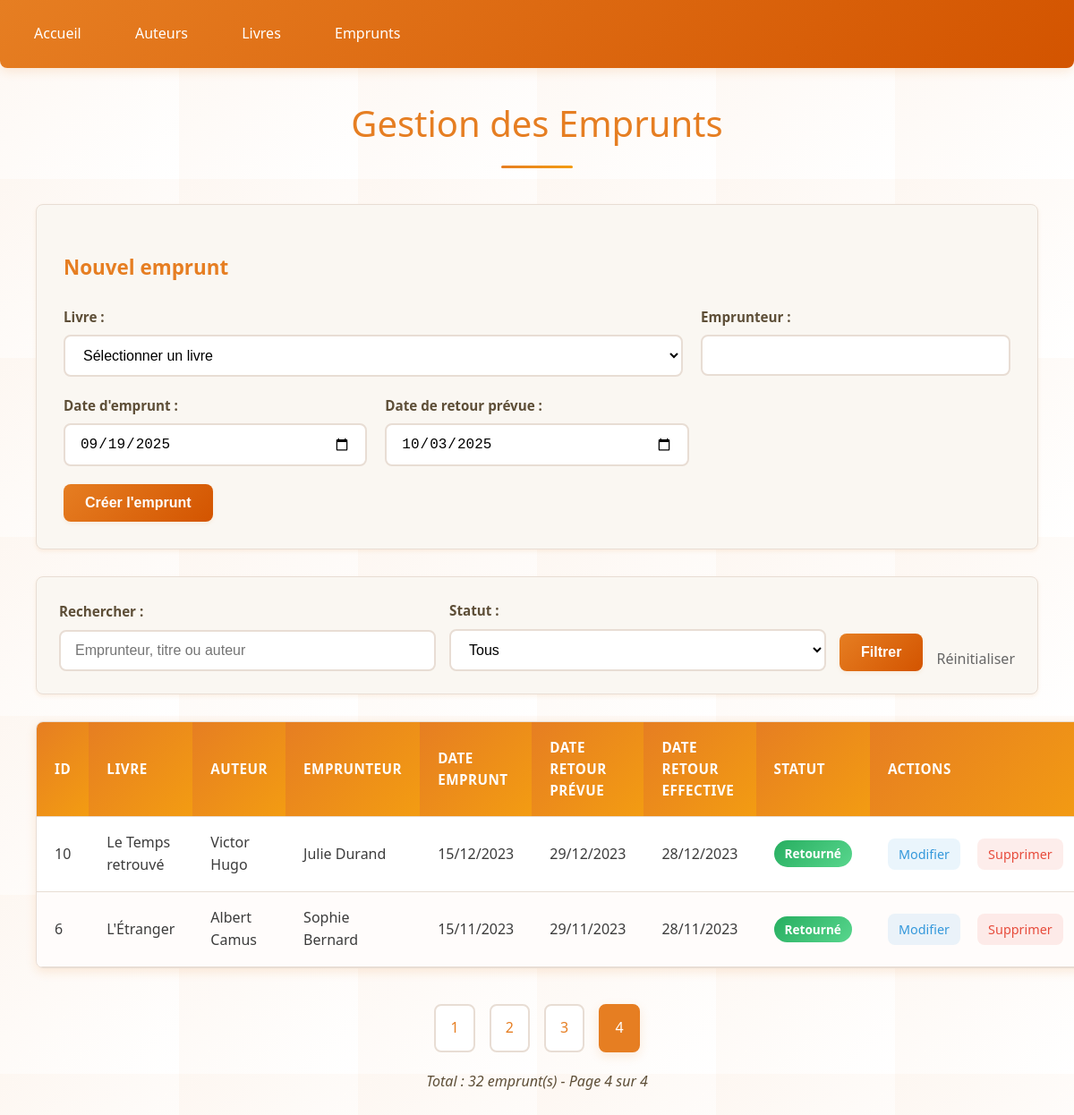
/emprunts_commente.php?page=4, run on the app's committed database.
### tables this page shows
CREATE TABLE IF NOT EXISTS `emprunts` (
  `id_emprunt` int NOT NULL AUTO_INCREMENT,
  `id_livre` int DEFAULT NULL,
  `nom_emprunteur` varchar(100) NOT NULL,
  `date_emprunt` date NOT NULL,
  `date_retour_prevue` date NOT NULL,
  `date_retour_effective` date DEFAULT NULL,
  PRIMARY KEY (`id_emprunt`),
  KEY `id_livre` (`id_livre`)
);

CREATE TABLE IF NOT EXISTS `livres` (
  `id_livre` int NOT NULL AUTO_INCREMENT,
  `titre` varchar(200) NOT NULL,
  `id_auteur` int DEFAULT NULL,
  `categorie` varchar(50) DEFAULT NULL,
  `isbn` varchar(13) DEFAULT NULL,
  `annee_publication` int DEFAULT NULL,
  `disponible` tinyint(1) DEFAULT '1',
  PRIMARY KEY (`id_livre`),
  KEY `id_auteur` (`id_auteur`)
);

### emprunts_commente.php (the view, shortened to what this page needs)
<?php
require_once 'config.php';
$search = $_GET['search'] ?? '';
$page = max(1, $_GET['page'] ?? 1);
$limit = 10;
$offset = ($page - 1) * $limit;
$whereConditions = [];
$params = [];
$whereClause = $whereConditions ? "WHERE " . implode(" AND ", $whereConditions) : "";
$countStmt = $pdo->prepare("
    SELECT COUNT(*)
    FROM emprunts e
    JOIN livres l ON e.id_livre = l.id_livre      -- Jointure avec les livres
    JOIN auteurs a ON l.id_auteur = a.id_auteur   -- Jointure avec les auteurs
    $whereClause
");
$countStmt->execute($params);
$total = $countStmt->fetchColumn();
$totalPages = ceil($total / $limit);
$stmt = $pdo->prepare("
    SELECT e.*,                                    -- Toutes les colonnes de emprunts
           l.titre,                                -- Titre du livre
           CONCAT(a.prenom, ' ', a.nom) as auteur, -- Nom complet de l'auteur
           -- CASE WHEN : équivalent SQL du if/else
           -- Calcul du statut d'affichage
           CASE
               WHEN e.date_retour_effective IS NULL THEN 'En cours'
               ELSE 'Retourné'
           END as statut_emprunt,
           -- Calcul du nombre de jours de retard (si applicable)
           CASE
               -- Si non retourné ET date prévue dépassée
               WHEN e.date_retour_effective IS NULL AND e.date_retour_prevue < CURDATE()
               -- DATEDIFF : calcule la différence en jours entre deux dates
               THEN CONCAT(DATEDIFF(CURDATE(), e.date_retour_prevue), ' jours')
               ELSE NULL  -- Pas de retard
           END as retard
    FROM emprunts e
    JOIN livres l ON e.id_livre = l.id_livre
    JOIN auteurs a ON l.id_auteur = a.id_auteur
    $whereClause
    ORDER BY e.date_emprunt DESC  -- Les emprunts les plus récents en premier
    LIMIT $limit OFFSET $offset
");
$stmt->execute($params);
$emprunts = $stmt->fetchAll();
$editEmprunt = null;
?>
<!DOCTYPE html>
<html lang="fr">
<head>
    <link rel="stylesheet" href="style.css">
</head>
<body class="emprunts">
    <div class="nav">
        <a href="index.php">Accueil</a>
        <a href="auteurs.php">Auteurs</a>
        <a href="livres.php">Livres</a>
        <a href="emprunts.php">Emprunts</a>
    </div>
    <div class="container">
        <h1>Gestion des Emprunts</h1>
        <div class="form-container">
            <h3><?= $editEmprunt ? 'Modifier' : 'Nouvel' ?> emprunt</h3>
            <form method="POST">
                <div class="grid-2">
                    <div class="form-group">
                        <label>Livre :</label>
                        <select name="id_livre" required>
                            <option value="">Sélectionner un livre</option>
                        </select>
                    </div>
                    <div class="form-group">
                        <label>Emprunteur :</label>
                        <input type="text" name="nom_emprunteur"
                               value="<?= $editEmprunt['nom_emprunteur'] ?? '' ?>"
                               required>
                    </div>
                </div>
                <div class="grid-3">
                    <div class="form-group">
                        <label>Date d'emprunt :</label>
                        <input type="date" name="date_emprunt"
                               value="<?= $editEmprunt['date_emprunt'] ?? date('Y-m-d') ?>"
                               required>
                    </div>
                    <div class="form-group">
                        <label>Date de retour prévue :</label>
                        <input type="date" name="date_retour_prevue"
                               value="<?= $editEmprunt['date_retour_prevue'] ?? date('Y-m-d', strtotime('+2 weeks')) ?>"
                               required>
                    </div>
                </div>
                <button type="submit"><?= $editEmprunt ? 'Modifier' : 'Créer' ?> l'emprunt</button>
            </form>
        </div>
        <div class="search">
            <form method="GET">
                <div class="grid-form">
                    <div>
                        <label>Rechercher :</label>
                        <input type="text" name="search"
                               value="<?= htmlspecialchars($search) ?>"
                               placeholder="Emprunteur, titre ou auteur">
                    </div>
                    <div>
                        <label>Statut :</label>
                        <select name="statut">
                            <option value="">Tous</option>
                        </select>
                    </div>
                    <button type="submit">Filtrer</button>
                    <a href="emprunts.php" style="text-decoration: none; color: #666;">Réinitialiser</a>
                </div>
            </form>
        </div>
        <table>
            <thead>
                <tr>
                    <th>ID</th>
                    <th>Livre</th>
                    <th>Auteur</th>
                    <th>Emprunteur</th>
                    <th>Date emprunt</th>
                    <th>Date retour prévue</th>
                    <th>Date retour effective</th>
                    <th>Statut</th>
                    <th>Actions</th>
                </tr>
            </thead>
            <tbody>
                <?php foreach ($emprunts as $emprunt): ?>
                <tr>
                    <td><?= $emprunt['id_emprunt'] ?></td>
                    <td><?= htmlspecialchars($emprunt['titre']) ?></td>
                    <td><?= htmlspecialchars($emprunt['auteur']) ?></td>
                    <td><?= htmlspecialchars($emprunt['nom_emprunteur']) ?></td>
                    <td><?= date('d/m/Y', strtotime($emprunt['date_emprunt'])) ?></td>
                    <td><?= date('d/m/Y', strtotime($emprunt['date_retour_prevue'])) ?></td>
                    <td>
                        <?= $emprunt['date_retour_effective']
                            ? date('d/m/Y', strtotime($emprunt['date_retour_effective']))
                            : '-'
                        ?>
                    </td>
                    <td>
                        <?php if ($emprunt['retard']): ?>
                            <span class="status-retard">Retard: <?= $emprunt['retard'] ?></span>
                        <?php elseif ($emprunt['statut_emprunt'] == 'En cours'): ?>
                            <span class="status-en-cours"><?= $emprunt['statut_emprunt'] ?></span>
                        <?php else: ?>
                            <span class="status-retourne"><?= $emprunt['statut_emprunt'] ?></span>
                        <?php endif; ?>
                    </td>
                    <td class="actions">
                        <a href="?edit=<?= $emprunt['id_emprunt'] ?>" class="btn-edit">Modifier</a>
                        <a href="?delete=<?= $emprunt['id_emprunt'] ?>"
                           class="btn-delete"
                           onclick="return confirm('Êtes-vous sûr ?')">Supprimer</a>
                    </td>
                </tr>
                <?php endforeach; ?>
            </tbody>
        </table>
        <?php if ($totalPages > 1): ?>
        <div class="pagination">
            <?php
            $queryParams = [];
            $queryString = $queryParams ? '&' . implode('&', $queryParams) : '';
            ?>
            <?php for ($i = 1; $i <= $totalPages; $i++): ?>
                <a href="?page=<?= $i ?><?= $queryString ?>"
                   class="<?= $i == $page ? 'current' : '' ?>"><?= $i ?></a>
            <?php endfor; ?>
        </div>
        <?php endif; ?>
        <p>Total : <?= $total ?> emprunt(s) - Page <?= $page ?> sur <?= $totalPages ?></p>
    </div>
</body>
</html>

### data on the page
emprunts: id_emprunt "10", id_livre.titre "Le Temps retrouvé", auteur "Victor Hugo", nom_emprunteur "Julie Durand", date_emprunt "15/12/2023", date_retour_prevue "29/12/2023", date_retour_effective "28/12/2023", statut_emprunt "Retourné"
emprunts: id_emprunt "6", id_livre.titre "L'Étranger", auteur "Albert Camus", nom_emprunteur "Sophie Bernard", date_emprunt "15/11/2023", date_retour_prevue "29/11/2023", date_retour_effective "28/11/2023", statut_emprunt "Retourné"

### other printed values
$total "32"
$page "4"
$totalPages "4"
